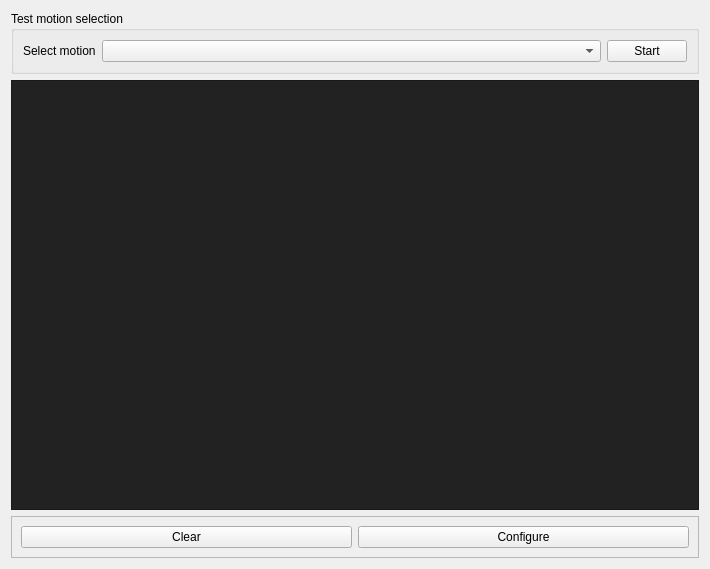
<?xml version="1.0" encoding="UTF-8"?>
<ui version="4.0">
 <class>Form</class>
 <widget class="QWidget" name="Form">
  <property name="geometry">
   <rect>
    <x>0</x>
    <y>0</y>
    <width>710</width>
    <height>569</height>
   </rect>
  </property>
  <property name="windowTitle">
   <string>Form</string>
  </property>
  <layout class="QVBoxLayout" name="verticalLayout">
   <item>
    <widget class="QGroupBox" name="groupBox">
     <property name="title">
      <string>Test motion selection</string>
     </property>
     <layout class="QHBoxLayout" name="horizontalLayout" stretch="0,1,0">
      <item>
       <widget class="QLabel" name="label">
        <property name="text">
         <string>Select motion</string>
        </property>
       </widget>
      </item>
      <item>
       <widget class="QComboBox" name="motionComboBox"/>
      </item>
      <item>
       <widget class="QPushButton" name="startStopBtn">
        <property name="text">
         <string>Start</string>
        </property>
       </widget>
      </item>
     </layout>
    </widget>
   </item>
   <item>
    <widget class="QTextEdit" name="consoleText">
     <property name="styleSheet">
      <string notr="true">background-color: #222222;
color: white;
font: 10pt &quot;Ubuntu Mono&quot;;</string>
     </property>
     <property name="readOnly">
      <bool>true</bool>
     </property>
    </widget>
   </item>
   <item>
    <widget class="QFrame" name="frame">
     <property name="frameShape">
      <enum>QFrame::StyledPanel</enum>
     </property>
     <property name="frameShadow">
      <enum>QFrame::Raised</enum>
     </property>
     <layout class="QHBoxLayout" name="horizontalLayout_2">
      <item>
       <widget class="QPushButton" name="clearBtn">
        <property name="text">
         <string>Clear</string>
        </property>
       </widget>
      </item>
      <item>
       <widget class="QPushButton" name="configBtn">
        <property name="text">
         <string>Configure</string>
        </property>
       </widget>
      </item>
     </layout>
    </widget>
   </item>
  </layout>
 </widget>
 <resources/>
 <connections/>
</ui>
